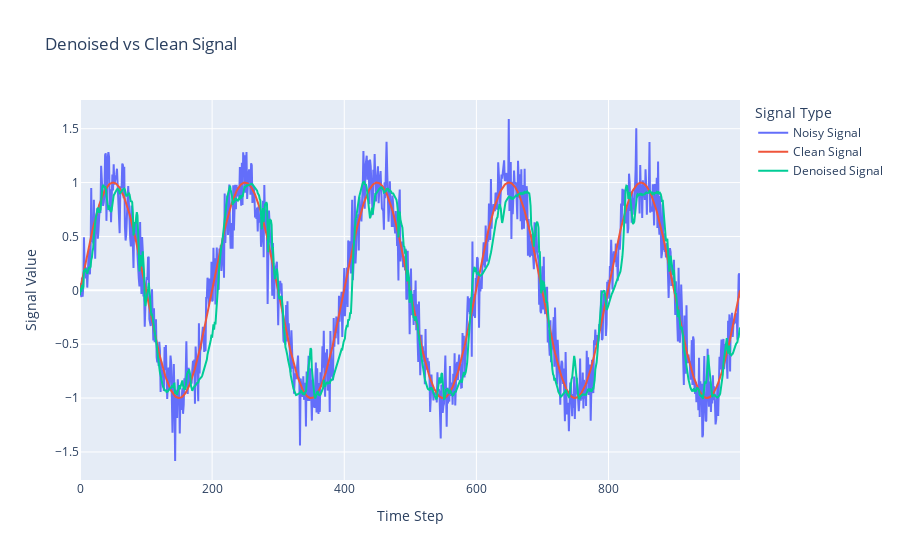

The notebook cell saved with this chart:
### Code cell
import numpy as np
import torch
import plotly.graph_objects as go

# 模拟信号
sequence_length = 1000

# linspace(start, stop, num=50)
clean_signal = np.sin(np.linspace(0, 2 * np.pi * 5, sequence_length)).astype(np.float32)  # 模拟正弦波干净信号
print("clean_signal shape:", clean_signal.shape)
noise = np.random.normal(0, 0.2, sequence_length).astype(np.float32)  # 添加噪声
noisy_signal = clean_signal + noise  # 噪声信号
print("noisy_signal shape:", noisy_signal.shape)

# 转换为 PyTorch 张量
noisy_signal_tensor = torch.from_numpy(noisy_signal).unsqueeze(1).unsqueeze(0)  # (1, sequence_length, 1)
print("noisy_signal_tensor shape:", noisy_signal_tensor.shape)

# 加载模型
device = torch.device("cuda" if torch.cuda.is_available() else "cpu")
print("Training on:", device)

# 假设你有一个定义好的模型类
model = LSTMDenoiser(input_size=1, hidden_size=64, num_layers=2)
model.to(device)

# 加载已训练的模型权重
checkpoint = torch.load("models/best_model.pth", map_location=device)
model.load_state_dict(checkpoint['model_state_dict'])
model.eval()  # 设置模型为评估模式

# 预测降噪结果
with torch.no_grad():
    denoised_signal = model(noisy_signal_tensor.to(device))  # 模型输出 (batch_size, sequence_length, input_size)
    print("denoised_signal shape:", denoised_signal.shape)
    
# 绘制对比图
fig3 = go.Figure()

fig3.add_trace(go.Scatter(y=noisy_signal, mode='lines', name='Noisy Signal'))  # 噪声信号
fig3.add_trace(go.Scatter(y=clean_signal, mode='lines', name='Clean Signal'))  # 干净信号
fig3.add_trace(go.Scatter(y=denoised_signal.squeeze().cpu().numpy(), mode='lines', name='Denoised Signal'))  # 去噪信号

# 更新布局
fig3.update_layout(
    title='Denoised vs Clean Signal',
    xaxis_title='Time Step',
    yaxis_title='Signal Value',
    legend_title='Signal Type'
)

# 显示图表
fig3.show()

### Figure 1 — Plotly figure (JSON) as saved in the notebook; plotly's stock layout.template omitted (floating-point values rounded to 4 significant figures; data arrays with more than 128 entries replaced by an {"elided": "..."} marker saying what was removed)
{"data": [{"mode": "lines", "name": "Noisy Signal", "type": "scatter", "y": {"elided": "1000 float values"}}, {"mode": "lines", "name": "Clean Signal", "type": "scatter", "y": {"elided": "1000 float values"}}, {"mode": "lines", "name": "Denoised Signal", "type": "scatter", "y": {"elided": "1000 float values"}}], "layout": {"legend": {"title": {"text": "Signal Type"}}, "title": {"text": "Denoised vs Clean Signal"}, "xaxis": {"title": {"text": "Time Step"}}, "yaxis": {"title": {"text": "Signal Value"}}}}
